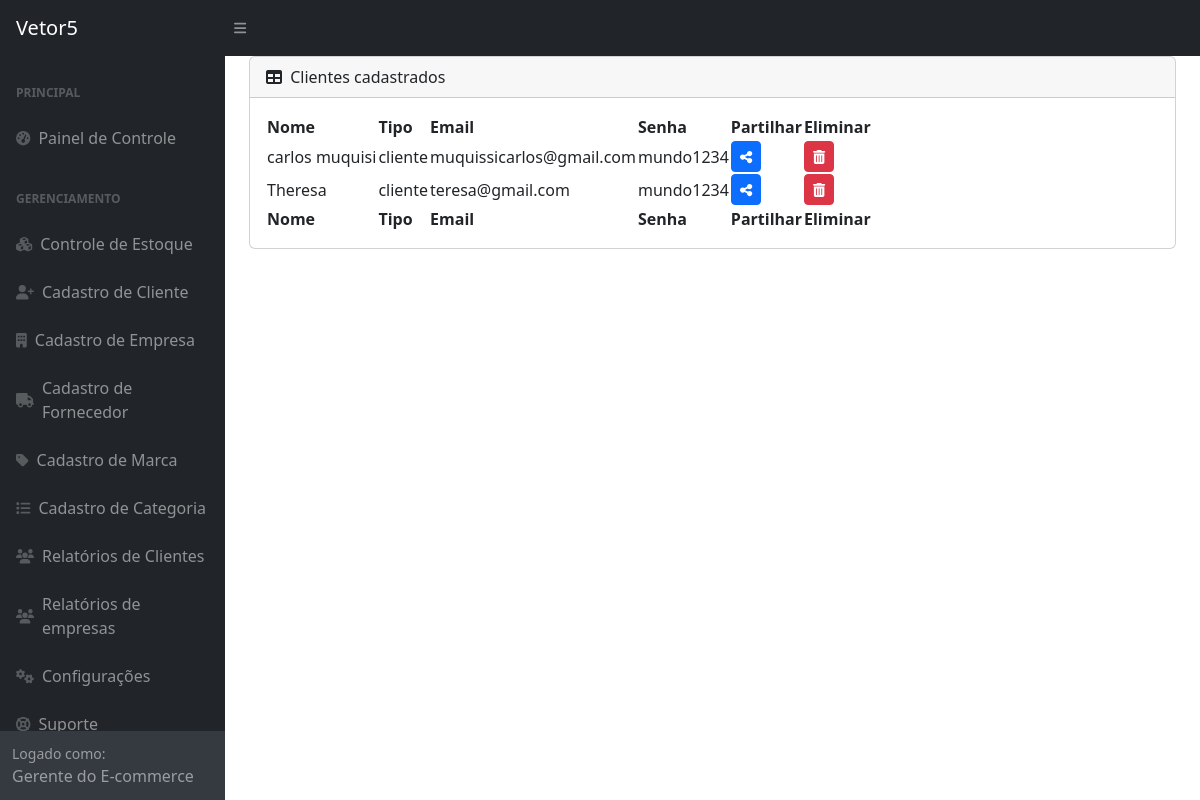
The page /vetor5/clientes_cadastrados/ on the database its author committed.
### usuarios/models.py (models this page shows, shortened)
class Cliente(models.Model):
    nome = models.CharField(max_length=255)
    email = models.EmailField(unique=True)
    senha = models.CharField(max_length=255)
    class Meta:
        verbose_name_plural = "Conta dos Clientes"

### usuarios/views.py (the view)
# urls.py: path('clientes_cadastrados/',views.clientes_cadastrados, name='clientes_cadastrados' ),
def clientes_cadastrados(request):
    clientes = Cliente.objects.all()
    return render(request, 'clientes_cadastrados.html', {'clientes': clientes})

### usuarios/templates/clientes_cadastrados.html (shortened to what this page needs)
{% load static %}
<!DOCTYPE html>
<html lang="en">
    <head>
        <link href="https://cdn.jsdelivr.net/npm/simple-datatables@7.1.2/dist/style.min.css" rel="stylesheet" />
        <link href="{% static 'css/styles.css' %}" rel="stylesheet" />
    </head>
    </head>
    <body class="sb-nav-fixed">
        <nav class="sb-topnav navbar navbar-expand navbar-dark bg-dark">
            <a class="navbar-brand ps-3" href="index.html">Vetor5</a>
            <button class="btn btn-link btn-sm order-1 order-lg-0 me-4 me-lg-0" id="sidebarToggle" href="#!"><i class="fas fa-bars"></i></button>
        </nav>
        <div id="layoutSidenav">
            <div id="layoutSidenav_nav">
                <nav class="sb-sidenav accordion sb-sidenav-dark" id="sidenavAccordion">
                    <div class="sb-sidenav-menu">
                        <div class="nav">
                            <div class="sb-sidenav-menu-heading">Principal</div>
                            <a class="nav-link" href="{% url 'gerente' %}">
                                <div class="sb-nav-link-icon"><i class="fas fa-tachometer-alt"></i></div>
                                Painel de Controle
                            </a>
                            <div class="sb-sidenav-menu-heading">Gerenciamento</div>
                            <a class="nav-link" href="{% url 'lista_estoque' %}">
                                <div class="sb-nav-link-icon"><i class="fas fa-cubes"></i></div>
                                Controle de Estoque
                            </a>
                            <a class="nav-link" href="{% url 'adicionar_cliente' %}">
                                <div class="sb-nav-link-icon"><i class="fas fa-user-plus"></i></div>
                                Cadastro de Cliente
                            </a>
                            <a class="nav-link" href="{% url 'adicionar_empresa' %}">
                                <div class="sb-nav-link-icon"><i class="fas fa-building"></i></div>
                                Cadastro de Empresa
                            </a>
                            <a class="nav-link" href="{% url 'criar_fornecedor' %}">
                                <div class="sb-nav-link-icon"><i class="fas fa-truck"></i></div>
                                Cadastro de Fornecedor
                            </a>
                            <a class="nav-link" href="{% url 'marca' %}">
                                <div class="sb-nav-link-icon"><i class="fas fa-tag"></i></div>
                                Cadastro de Marca
                            </a>
                            <a class="nav-link" href="{% url 'adicionar_categoria' %}">
                                <div class="sb-nav-link-icon"><i class="fas fa-list"></i></div>
                                Cadastro de Categoria
                            </a>
                            <a class="nav-link" href="{% url 'pedido_cliente_gerente' %}">
                                <div class="sb-nav-link-icon"><i class="fas fa-users"></i></div>
                                Relatórios de Clientes
                            </a>
                            <a class="nav-link" href="{% url 'pedido_empresa_gerente' %}">
                                <div class="sb-nav-link-icon"><i class="fas fa-users"></i></div>
                                Relatórios de empresas
                            </a>
                            <a class="nav-link" href="{% url 'perfil_gerente' %}">
                                <div class="sb-nav-link-icon"><i class="fas fa-cogs"></i></div>
                                Configurações
                            </a>
                            <a class="nav-link" href="suporte.html">
                                <div class="sb-nav-link-icon"><i class="fas fa-life-ring"></i></div>
                                Suporte
                            </a>
                        </div>
                    </div>
                    <div class="sb-sidenav-footer">
                        <div class="small">Logado como:</div>
                        Gerente do E-commerce
                    </div>
                </nav>
            </div>
            <div id="layoutSidenav_content">
                <main>
                    <div class="container-fluid px-4">
                        <div class="card mb-4">
                            <div class="card-header">
                                <i class="fas fa-table me-1"></i>
                                Clientes cadastrados
                            </div>
                            <div class="card-body">
                                <table id="datatablesSimple">
                                    <thead>
                                        <tr>
                                            <th>Nome</th>
                                            <th>Tipo</th>
                                            <th>Email</th>
                                            <th>Senha</th>
                                            <th>Partilhar</th>
                                            <th>Eliminar</th>
                                        </tr>
                                    </thead>
                                    <tfoot>
                                        <tr>
                                            <th>Nome</th>
                                            <th>Tipo</th>
                                            <th>Email</th>
                                            <th>Senha</th>
                                            <th>Partilhar</th>
                                            <th>Eliminar</th>
                                        </tr>
                                    </tfoot>
                                    <tbody>
                                        {% for cliente in clientes %}
                                            <tr>
                                                <td>{{ cliente.nome }}</td>
                                                <td>cliente</td>
                                                <td>{{ cliente.email }}</td>
                                                <td>{{ cliente.senha }}</td>
                                                <td>
                                                    <a href="partilhar/{{ cliente.id }}" class="btn btn-primary btn-sm">
                                                        <i class="fas fa-share-alt"></i>
                                                    </a>
                                                </td>
                                                <td>
                                                    <button class="btn btn-danger btn-sm" onclick="confirmDelete({{ cliente.id }})">
                                                        <i class="fas fa-trash-alt"></i>
                                                    </button>
                                                </td>
                                            </tr>
                                        {% empty %}
                                            <tr>
                                                <td colspan="6">Nenhum cliente cadastrado.</td>
                                            </tr>
                                        {% endfor %}
                                    </tbody>
                                </table>
                            </div>
                        </div>
                    </div>
                </main>
            </div>
        </div>
    </body>
</html>

### rows shown on the page
Cliente: nome "carlos muquisi", email "muquissicarlos@gmail.com", senha "mundo1234"
Cliente: nome "Theresa", email "teresa@gmail.com", senha "mundo1234"
